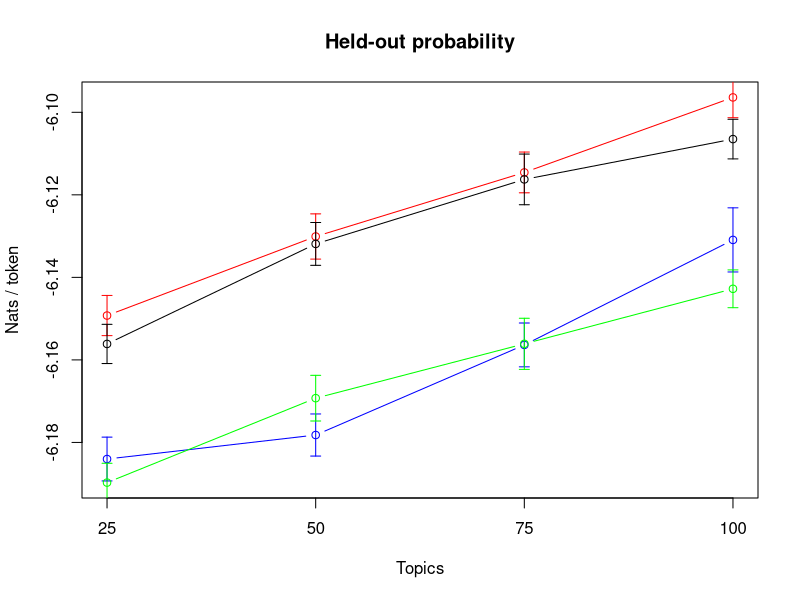

Reproduce this figure in R.
core_hol <- read.table("core-hol.txt", header=F)
core_hol_var <- read.table("core-hol-var.txt", header=F)

y_range=c(min(core_hol[,2:5]), max(core_hol[,2:5]))

plot(core_hol[,1], core_hol[,2], ylim=y_range, type='b', col="blue", ylab="Nats / token", xlab="Topics", main="Held-out probability", xaxt="n")

axis(side=1, at=c(25, 50, 75, 100))

for (i in 1:4) {
  arrows(core_hol[i,1], core_hol[i,2] - core_hol_var[i,2], core_hol[i,1], core_hol[i,2] + core_hol_var[i,2], angle=90, code=3, length=0.05, col="blue")
}

lines(core_hol[,1], core_hol[,3], type="b", col="green")

for (i in 1:4) {
  arrows(core_hol[i,1], core_hol[i,3] - core_hol_var[i,3], core_hol[i,1], core_hol[i,3] + core_hol_var[i,3], angle=90, code=3, length=0.05, col="green")
}

lines(core_hol[,1], core_hol[,4], type="b", col="red")

for (i in 1:4) {
  arrows(core_hol[i,1], core_hol[i,4] - core_hol_var[i,4], core_hol[i,1], core_hol[i,4] + core_hol_var[i,4], angle=90, code=3, length=0.05, col="red")
}

lines(core_hol[,1], core_hol[,5], type="b", col="black")

for (i in 1:4) {
  arrows(core_hol[i,1], core_hol[i,5] - core_hol_var[i,5], core_hol[i,1], core_hol[i,5] + core_hol_var[i,5], angle=90, code=3, length=0.05, col="black")
}
